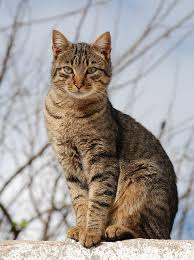
#> input picture Python Erfan/OpenCv/Project_01/Images/Cats/Cat1.jpg, 194 x 260 px, found by its file name
$ python basic.py
#> lines starting #> are read from the running program, lines starting #| are printed output that depends on the picture; after the words box and inside, x2 and y2 are one past the last pixel; in counts of white or black regions, pixels touching at a corner belong together
import cv2 as cv

img = cv.imread('D:\Erfan-Python\Python Erfan\OpenCv\Project_01\Images\Cats\Cat1.jpg')
#> img is the input picture: shape (260, 194, 3); mean B, G, R 151.1, 155.3, 162.2
cv.imshow('Cat 1', img)

# converting to grayscale
gray = cv.cvtColor(img,cv.COLOR_BGR2GRAY)
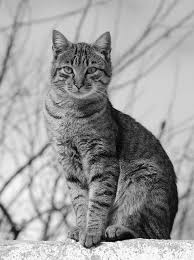
#> gray: shape (260, 194); min 0, max 255, mean 156.9
cv.imshow('Gray cat', gray)

# blur image
Blur = cv.GaussianBlur(img, (3,3), cv.BORDER_DEFAULT)
cv.imshow("Blur cat", Blur)
Blur2 = cv.GaussianBlur(img, (7,7), cv.BORDER_DEFAULT)
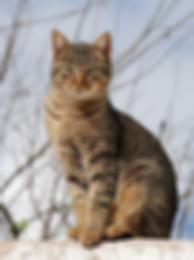
#> Blur2: shape (260, 194, 3); mean B, G, R 151.1, 155.3, 162.2
cv.imshow("Blur cat2", Blur2)

# Edge Cascade
canny = cv.Canny(img, 125,175)
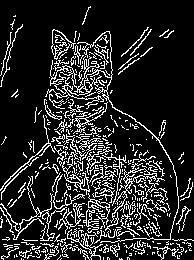
#> canny: shape (260, 194); 15.8% white in thin lines or dots
cv.imshow('Cat Canny', canny)

# Dilating the image
canny = cv.Canny(Blur2, 125,175)
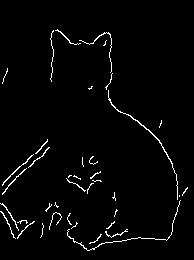
#> canny: shape (260, 194); 2.4% white in thin lines or dots, all inside (x1, y1, x2, y2) = (0, 29, 188, 251)
dilated = cv.dilate(canny, (10,10), iterations=5)
#> dilated: shape (260, 194); 8.6% white; 18 white regions, largest, box (x1, y1, x2, y2) and area: (55, 29, 181, 256) 2202, (2, 139, 50, 200) 632, (0, 203, 35, 244) 325
cv.imshow('Cat Dilated', dilated)

# Eroding
eroded = cv.erode(dilated, (3,3), iterations=1)
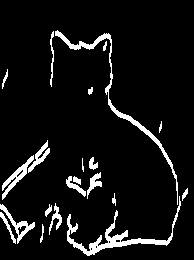
#> eroded: shape (260, 194); 7.4% white; 21 white regions (1 under 20 px), largest, box (x1, y1, x2, y2) and area: (67, 196, 181, 256) 1021, (55, 30, 178, 205) 885, (2, 155, 34, 200) 339
cv.imshow('Cat Eroded', eroded)

# Resize
resized1 = cv.resize(img, (40,40))
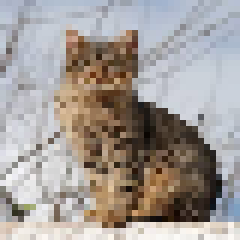
#> resized1: shape (40, 40, 3) (shown 6 times larger); mean B, G, R 151.4, 155.6, 162.4
cv.imshow('Cat resized1', resized1)

# Cropping
cropped = img[20: 100, 100:200]
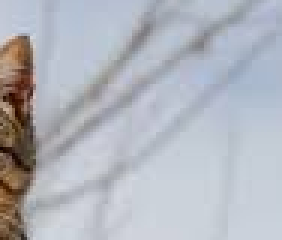
#> cropped: shape (80, 94, 3) (shown 3 times larger); mean B, G, R 189, 181.1, 177.9
cv.imshow('Cat Cropped', cropped)

cv.waitKey(0)
